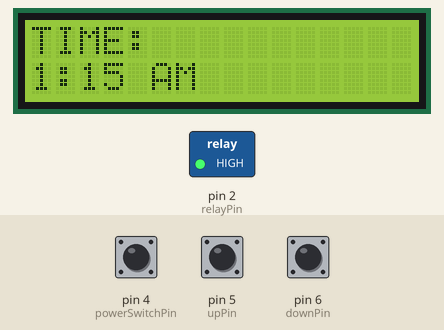
Recording of a sketch running on a simulated Arduino Uno, built with avr-gcc and run on an emulated ATmega328P. Shown: 16×2 character LCD, switched loads named in the sketch (green lamp = pin HIGH). The test bench sets the inputs (shaded band); at power-on: pin 5 (upPin) LOW, pin 6 (downPin) LOW, pin 4 (powerSwitchPin) LOW.

Above: at 6.2 s.
6.3 s: pin 5 (upPin) pulled HIGH for 0.15 s
At 9.0 s:
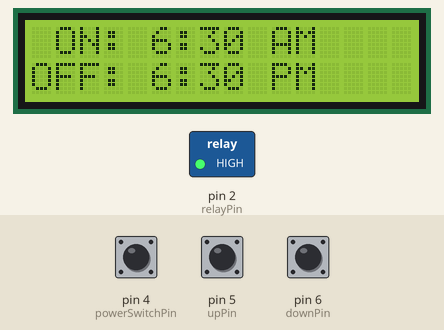
9.4 s: pin 5 (upPin) pulled HIGH for 1 s
At 12.1 s:
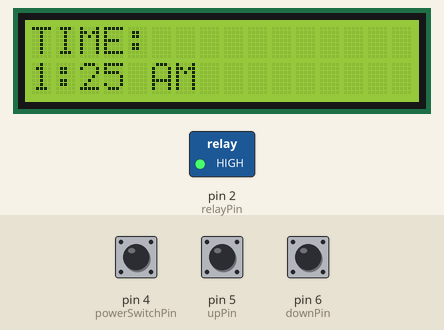
13.4 s: pin 6 (downPin) pulled HIGH for 0.15 s
At 17.8 s:
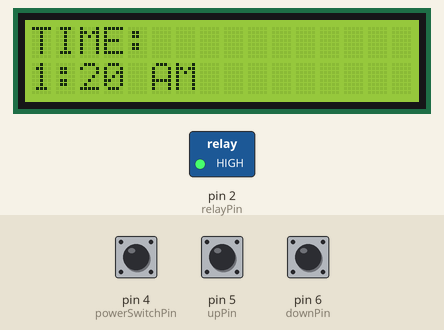
Timing chart, 0 to 19.3 s (numbered marks = the images above; inputs shaded):
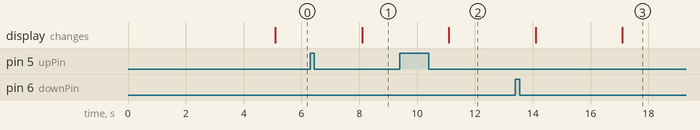

The sketch:

s06_relay_control_two.ino
```cpp
/* This program is for turning the light inside Cleopatra's snake cage on and off
 * Constantly managing the light is difficult, so why not get a computer that can
 * do it for me.  In theory, I would like to change backlight, have a manual on/off
 * switch and be able to shift around on/off and current times to my will.
 */

/* This program is written for a 5V Uno, running a relay(meant for a feather)
 * and an LCD, which should display current time and off/on times intermittently.
 */

#include <Adafruit_LiquidCrystal.h>//LCD LIBRARY

Adafruit_LiquidCrystal lcd(0);//CONNECTING TO i2C, DAT PIN #A5 & CLK PIN #A4:

bool whichFlash = true; //true = flashOne(); false = flashTwo();

const int flashTime = 3; //NUMBER OF SECONDS THE DISPLAY SHOULD FLASH ONE SCREEN OR ANOTHER
//SHOULD BE FACTOR OF 60 EX: 1,2,3,4,5,6, FOR manageCurrentTime();

const int inputIncrement = 5;

unsigned long previousMillis = 0;

int curSeconds = 0;
int curMinutes = 15;
int overflowMinutes = 0;
int curHours = 0;
bool curAM = true;

int onMinutes = 30;
int onHours = 6;
bool onAM = true;

int offMinutes = 30;
int offHours = 6;
bool offAM = false;

const int relayPin = 2;
const int powerSwitchPin = 4;

const int upPin = 5;
int upSwitchState = 0;
int prevUpSwitchState = 0;

const int downPin = 6;
int downSwitchState = 0;
int prevDownSwitchState = 0;

void setup() {
  lcd.begin(16, 2);
  lcd.setBacklight(HIGH);
  lcd.print("Hello, World!");
  delay(5000);

  pinMode(relayPin, OUTPUT);
  pinMode(powerSwitchPin, INPUT);
  pinMode(upPin, INPUT);
  pinMode(downPin, INPUT);
  digitalWrite(relayPin, HIGH);

}

void loop() {

  unsigned long currentMillis = millis();
  if (currentMillis - previousMillis >= flashTime*1000) {
    previousMillis = currentMillis;
    //EXECUTING FLASH BASED ON ASSIGNED [whichFlash] BOOL
    if(whichFlash == true){
      flashOne();
    } else {
      flashTwo();
    }

    //ASSIGNING FLASH WITHOUT DELAY
    if (whichFlash == false) {
      whichFlash = true;
    } else {
      whichFlash = false;
    }

    curSeconds = curSeconds + flashTime;
  }
  manageCurrentTimeProgression();
  manageRelayState();
  manageAllTimes();
}

void flashOne(){
//THIS FUNCTION SHOULD DISPLAY THE CURRENT TIME WHEN CALLED
  lcd.setCursor(0,0);
  lcd.clear();
  lcd.print("TIME:");
  lcd.setCursor(0,1);
  lcd.print(curHours + 1);
  lcd.print(":");

  if(curMinutes < 10){
    lcd.print("0");
  }
  lcd.print(curMinutes);
  if(curAM == true){
    lcd.print(" AM");
  }else{
    lcd.print(" PM");
  }
}
void flashTwo(){
//THIS FUNCTION SHOULD DISPLAY THE ON/OFF TIMES WHEN CALLED
  lcd.setCursor(0,0);
  lcd.clear();
  lcd.print(" ON: ");
  lcd.print(onHours);
  lcd.print(":");
  if(onMinutes < 10){
    lcd.print("0");
  }
  lcd.print(onMinutes);
  if(onAM == true){
    lcd.print(" AM");
  }else{
    lcd.print(" PM");
  }
  lcd.setCursor(0,1);
  lcd.print("OFF: ");
  lcd.print(offHours);
  lcd.print(":");
  if(offMinutes < 10){
    lcd.print("0");
  }
  lcd.print(offMinutes);
  if(offAM == true){
    lcd.print(" AM");
  }else{
    lcd.print(" PM");
  }

}
void manageCurrentTimeProgression(){

  if(curHours == 12){//HOURS AND PM/AM
    curHours = 0;
    if(curAM == true){
      curAM = false;
    }else{
      curAM = true;
    }
  }

  if(curMinutes >= 60){//MINUTES:
    overflowMinutes = curMinutes - 60;    //IN CASE IT GETS MANUALLY INCREMENTED ABOVE 60
    curMinutes = 0 + overflowMinutes;     //EX: (11:58 SHOULD TURN TO 12:03, NOT 12:00)
    curHours = curHours + 1;
  }

  if(curSeconds >= 60){//SECONDS:
    curSeconds = 0;
    curMinutes = curMinutes + 1;
  }
  if(curMinutes < 0){
    curHours = curHours - 1;
    curMinutes = curMinutes + 60;
  }
  if(curHours < 0){
    curHours = curHours + 12;
    if(curAM == false){
      curAM = true;
    }else{
      curAM = false;
    }
  }

}
void manageRelayState(){
  //THE RELAY SHOULD BE OFF WHEN SWITCH IS OFF BUT TIMED WHEN SWITCH IS ON


  int switchState = digitalRead(powerSwitchPin);
  if(switchState == HIGH){
      //SWITCH SAYS OFF MEANING RELAY IS UNCONDITIONALLY ON

    digitalWrite(relayPin, HIGH);//LIGHT OFF  {UNCONDITIONALLY}
  }else{
      //SWITCH SAYS ON MEANING DETERMINATION PROCESS SHOULD BE ON

    /*THIS DETERMINES WHETHER OR NOT TO TURN THE RELAY ON OR OFF
     *RELATIVE TO THE ON AND OFF TIMES AND WHETHER OR NOT
     *THE CURRENT TIME IS WITHIN RANGE
     */
    if(curHours > onHours - 1 && onAM == curAM){
      digitalWrite(relayPin, LOW);//LIGHT ON
    } else if(curHours == onHours - 1 && curMinutes >= onMinutes && onAM == curAM){
      digitalWrite(relayPin, LOW);//LIGHT ON
    } else if(curHours < offHours - 1 && curAM == offAM){
      digitalWrite(relayPin, LOW);//LIGHT ON
    } else if(curHours == offHours - 1 && curMinutes < offMinutes && curAM == offAM){
      digitalWrite(relayPin, LOW);//LIGHT ON
    }else{
      digitalWrite(relayPin, HIGH);//LIGHT OFF
    }
  }

}
void manageAllTimes(){
  //THIS IS TEMPORARILY JUST FOR [curTime]
  upSwitchState = digitalRead(upPin);
  downSwitchState = digitalRead(downPin);
  if(upSwitchState != prevUpSwitchState && upSwitchState == 0){
    curMinutes = curMinutes + inputIncrement;
  }
  if(downSwitchState != prevDownSwitchState && downSwitchState == 0){
    curMinutes = curMinutes - inputIncrement;
  }

  prevUpSwitchState = upSwitchState;
  prevDownSwitchState = downSwitchState;
}
```

Measured:
- after the input at 9.4 s, the display: changes after 1.7 s (image 2)
- after the input at 13.4 s, the display: first differs from a run without the input after 3.7 s (image 3)
